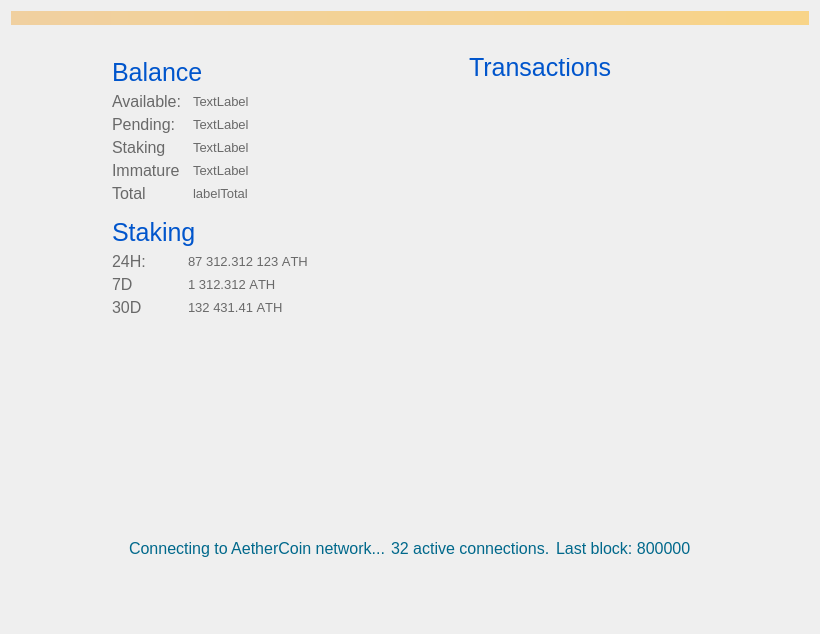
<?xml version="1.0" encoding="UTF-8"?>
<ui version="4.0">
 <class>OverviewPage</class>
 <widget class="QWidget" name="OverviewPage">
  <property name="geometry">
   <rect>
    <x>0</x>
    <y>0</y>
    <width>820</width>
    <height>634</height>
   </rect>
  </property>
  <property name="sizePolicy">
   <sizepolicy hsizetype="MinimumExpanding" vsizetype="MinimumExpanding">
    <horstretch>0</horstretch>
    <verstretch>0</verstretch>
   </sizepolicy>
  </property>
  <property name="maximumSize">
   <size>
    <width>16777215</width>
    <height>16777215</height>
   </size>
  </property>
  <property name="windowTitle">
   <string>Form</string>
  </property>
  <property name="styleSheet">
   <string notr="true"/>
  </property>
  <layout class="QVBoxLayout" name="topLayout">
   <item>
    <widget class="QLabel" name="labelAlerts">
     <property name="visible">
      <bool>false</bool>
     </property>
     <property name="styleSheet">
      <string notr="true">background-color: qlineargradient(x1: 0, y1: 0, x2: 1, y2: 0, stop:0 #F0D0A0, stop:1 #F8D488); color:#000000;</string>
     </property>
     <property name="wordWrap">
      <bool>true</bool>
     </property>
     <property name="margin">
      <number>3</number>
     </property>
    </widget>
   </item>
   <item>
    <spacer name="verticalSpacer">
     <property name="orientation">
      <enum>Qt::Vertical</enum>
     </property>
     <property name="sizeType">
      <enum>QSizePolicy::Fixed</enum>
     </property>
     <property name="sizeHint" stdset="0">
      <size>
       <width>20</width>
       <height>20</height>
      </size>
     </property>
    </spacer>
   </item>
   <item>
    <layout class="QHBoxLayout" name="horizontalLayout_2">
     <property name="sizeConstraint">
      <enum>QLayout::SetMinimumSize</enum>
     </property>
     <item>
      <spacer name="horizontalSpacer">
       <property name="orientation">
        <enum>Qt::Horizontal</enum>
       </property>
       <property name="sizeType">
        <enum>QSizePolicy::Fixed</enum>
       </property>
       <property name="sizeHint" stdset="0">
        <size>
         <width>100</width>
         <height>20</height>
        </size>
       </property>
      </spacer>
     </item>
     <item>
      <layout class="QVBoxLayout" name="verticalLayout_2">
       <property name="sizeConstraint">
        <enum>QLayout::SetNoConstraint</enum>
       </property>
       <property name="leftMargin">
        <number>1</number>
       </property>
       <property name="topMargin">
        <number>7</number>
       </property>
       <property name="rightMargin">
        <number>1</number>
       </property>
       <property name="bottomMargin">
        <number>16</number>
       </property>
       <item>
        <layout class="QHBoxLayout" name="horizontalLayout_3">
         <property name="spacing">
          <number>0</number>
         </property>
         <item>
          <widget class="QLabel" name="label_4">
           <property name="sizePolicy">
            <sizepolicy hsizetype="Minimum" vsizetype="Preferred">
             <horstretch>0</horstretch>
             <verstretch>0</verstretch>
            </sizepolicy>
           </property>
           <property name="font">
            <font>
             <pointsize>-1</pointsize>
            </font>
           </property>
           <property name="styleSheet">
            <string notr="true">color: #0055cc; text-transform: uppercase; font-size: 25px</string>
           </property>
           <property name="text">
            <string>Balance</string>
           </property>
          </widget>
         </item>
         <item>
          <spacer name="horizontalSpacer_11">
           <property name="orientation">
            <enum>Qt::Horizontal</enum>
           </property>
           <property name="sizeType">
            <enum>QSizePolicy::Maximum</enum>
           </property>
           <property name="sizeHint" stdset="0">
            <size>
             <width>10</width>
             <height>20</height>
            </size>
           </property>
          </spacer>
         </item>
         <item>
          <widget class="QPushButton" name="labelWalletStatus">
           <property name="maximumSize">
            <size>
             <width>22</width>
             <height>22</height>
            </size>
           </property>
           <property name="baseSize">
            <size>
             <width>22</width>
             <height>22</height>
            </size>
           </property>
           <property name="styleSheet">
            <string notr="true">border: 0</string>
           </property>
           <property name="text">
            <string/>
           </property>
           <property name="flat">
            <bool>true</bool>
           </property>
          </widget>
         </item>
         <item>
          <spacer name="horizontalSpacer_10">
           <property name="orientation">
            <enum>Qt::Horizontal</enum>
           </property>
           <property name="sizeHint" stdset="0">
            <size>
             <width>40</width>
             <height>20</height>
            </size>
           </property>
          </spacer>
         </item>
        </layout>
       </item>
       <item>
        <layout class="QHBoxLayout" name="horizontalLayout_4">
         <item>
          <layout class="QFormLayout" name="formLayout">
           <property name="sizeConstraint">
            <enum>QLayout::SetNoConstraint</enum>
           </property>
           <property name="labelAlignment">
            <set>Qt::AlignLeading|Qt::AlignLeft|Qt::AlignVCenter</set>
           </property>
           <property name="verticalSpacing">
            <number>6</number>
           </property>
           <item row="0" column="0">
            <widget class="QLabel" name="label_5">
             <property name="sizePolicy">
              <sizepolicy hsizetype="Minimum" vsizetype="Preferred">
               <horstretch>0</horstretch>
               <verstretch>0</verstretch>
              </sizepolicy>
             </property>
             <property name="minimumSize">
              <size>
               <width>75</width>
               <height>17</height>
              </size>
             </property>
             <property name="maximumSize">
              <size>
               <width>75</width>
               <height>17</height>
              </size>
             </property>
             <property name="font">
              <font>
               <pointsize>12</pointsize>
               <weight>50</weight>
               <bold>false</bold>
               <stylestrategy>PreferAntialias</stylestrategy>
              </font>
             </property>
             <property name="styleSheet">
              <string notr="true">color: #696969</string>
             </property>
             <property name="text">
              <string>Available:</string>
             </property>
             <property name="alignment">
              <set>Qt::AlignLeading|Qt::AlignLeft|Qt::AlignVCenter</set>
             </property>
            </widget>
           </item>
           <item row="0" column="1">
            <widget class="QLabel" name="labelBalance">
             <property name="font">
              <font>
               <pointsize>10</pointsize>
               <weight>50</weight>
               <bold>false</bold>
               <stylestrategy>PreferAntialias</stylestrategy>
              </font>
             </property>
             <property name="styleSheet">
              <string notr="true">color: #696969</string>
             </property>
             <property name="text">
              <string>TextLabel</string>
             </property>
             <property name="alignment">
              <set>Qt::AlignLeading|Qt::AlignLeft|Qt::AlignVCenter</set>
             </property>
            </widget>
           </item>
           <item row="1" column="0">
            <widget class="QLabel" name="label_7">
             <property name="sizePolicy">
              <sizepolicy hsizetype="Minimum" vsizetype="Preferred">
               <horstretch>0</horstretch>
               <verstretch>0</verstretch>
              </sizepolicy>
             </property>
             <property name="minimumSize">
              <size>
               <width>70</width>
               <height>17</height>
              </size>
             </property>
             <property name="maximumSize">
              <size>
               <width>70</width>
               <height>17</height>
              </size>
             </property>
             <property name="font">
              <font>
               <pointsize>12</pointsize>
               <weight>50</weight>
               <bold>false</bold>
               <stylestrategy>PreferAntialias</stylestrategy>
              </font>
             </property>
             <property name="styleSheet">
              <string notr="true">color: #696969</string>
             </property>
             <property name="text">
              <string>Pending:</string>
             </property>
             <property name="alignment">
              <set>Qt::AlignLeading|Qt::AlignLeft|Qt::AlignVCenter</set>
             </property>
            </widget>
           </item>
           <item row="1" column="1">
            <widget class="QLabel" name="labelUnconfirmed">
             <property name="font">
              <font>
               <pointsize>10</pointsize>
               <weight>50</weight>
               <bold>false</bold>
               <stylestrategy>PreferAntialias</stylestrategy>
              </font>
             </property>
             <property name="styleSheet">
              <string notr="true">color: #696969</string>
             </property>
             <property name="text">
              <string>TextLabel</string>
             </property>
             <property name="alignment">
              <set>Qt::AlignLeading|Qt::AlignLeft|Qt::AlignVCenter</set>
             </property>
            </widget>
           </item>
           <item row="3" column="0">
            <widget class="QLabel" name="labelImmatureText">
             <property name="sizePolicy">
              <sizepolicy hsizetype="Minimum" vsizetype="Preferred">
               <horstretch>0</horstretch>
               <verstretch>0</verstretch>
              </sizepolicy>
             </property>
             <property name="minimumSize">
              <size>
               <width>70</width>
               <height>17</height>
              </size>
             </property>
             <property name="maximumSize">
              <size>
               <width>70</width>
               <height>17</height>
              </size>
             </property>
             <property name="font">
              <font>
               <pointsize>12</pointsize>
               <weight>50</weight>
               <bold>false</bold>
               <stylestrategy>PreferAntialias</stylestrategy>
              </font>
             </property>
             <property name="styleSheet">
              <string notr="true">color: #696969</string>
             </property>
             <property name="text">
              <string>Immature</string>
             </property>
             <property name="alignment">
              <set>Qt::AlignLeading|Qt::AlignLeft|Qt::AlignVCenter</set>
             </property>
            </widget>
           </item>
           <item row="3" column="1">
            <widget class="QLabel" name="labelImmature">
             <property name="font">
              <font>
               <pointsize>10</pointsize>
               <weight>50</weight>
               <bold>false</bold>
               <stylestrategy>PreferAntialias</stylestrategy>
              </font>
             </property>
             <property name="styleSheet">
              <string notr="true">color: #696969</string>
             </property>
             <property name="text">
              <string>TextLabel</string>
             </property>
             <property name="alignment">
              <set>Qt::AlignLeading|Qt::AlignLeft|Qt::AlignVCenter</set>
             </property>
            </widget>
           </item>
           <item row="4" column="0">
            <widget class="QLabel" name="label_8">
             <property name="sizePolicy">
              <sizepolicy hsizetype="Minimum" vsizetype="Preferred">
               <horstretch>0</horstretch>
               <verstretch>0</verstretch>
              </sizepolicy>
             </property>
             <property name="minimumSize">
              <size>
               <width>70</width>
               <height>17</height>
              </size>
             </property>
             <property name="maximumSize">
              <size>
               <width>70</width>
               <height>17</height>
              </size>
             </property>
             <property name="font">
              <font>
               <pointsize>12</pointsize>
               <weight>50</weight>
               <bold>false</bold>
               <stylestrategy>PreferAntialias</stylestrategy>
              </font>
             </property>
             <property name="styleSheet">
              <string notr="true">color: #696969</string>
             </property>
             <property name="text">
              <string>Total</string>
             </property>
             <property name="alignment">
              <set>Qt::AlignLeading|Qt::AlignLeft|Qt::AlignVCenter</set>
             </property>
            </widget>
           </item>
           <item row="4" column="1">
            <widget class="QLabel" name="labelTotal">
             <property name="font">
              <font>
               <pointsize>10</pointsize>
               <weight>50</weight>
               <bold>false</bold>
               <stylestrategy>PreferAntialias</stylestrategy>
              </font>
             </property>
             <property name="styleSheet">
              <string notr="true">color: #696969</string>
             </property>
             <property name="text">
              <string>labelTotal</string>
             </property>
             <property name="alignment">
              <set>Qt::AlignLeading|Qt::AlignLeft|Qt::AlignVCenter</set>
             </property>
            </widget>
           </item>
           <item row="2" column="1">
            <widget class="QLabel" name="labelStaking">
             <property name="font">
              <font>
               <pointsize>10</pointsize>
               <weight>50</weight>
               <bold>false</bold>
               <stylestrategy>PreferAntialias</stylestrategy>
              </font>
             </property>
             <property name="styleSheet">
              <string notr="true">color: #696969</string>
             </property>
             <property name="text">
              <string>TextLabel</string>
             </property>
             <property name="alignment">
              <set>Qt::AlignLeading|Qt::AlignLeft|Qt::AlignVCenter</set>
             </property>
             <property name="indent">
              <number>0</number>
             </property>
            </widget>
           </item>
           <item row="2" column="0">
            <widget class="QLabel" name="labelStakingText">
             <property name="sizePolicy">
              <sizepolicy hsizetype="Minimum" vsizetype="Preferred">
               <horstretch>0</horstretch>
               <verstretch>0</verstretch>
              </sizepolicy>
             </property>
             <property name="minimumSize">
              <size>
               <width>70</width>
               <height>17</height>
              </size>
             </property>
             <property name="maximumSize">
              <size>
               <width>70</width>
               <height>17</height>
              </size>
             </property>
             <property name="font">
              <font>
               <pointsize>12</pointsize>
               <weight>50</weight>
               <bold>false</bold>
               <stylestrategy>PreferAntialias</stylestrategy>
              </font>
             </property>
             <property name="styleSheet">
              <string notr="true">color: #696969</string>
             </property>
             <property name="text">
              <string>Staking</string>
             </property>
             <property name="alignment">
              <set>Qt::AlignLeading|Qt::AlignLeft|Qt::AlignVCenter</set>
             </property>
            </widget>
           </item>
          </layout>
         </item>
         <item>
          <spacer name="horizontalSpacer_4">
           <property name="orientation">
            <enum>Qt::Horizontal</enum>
           </property>
           <property name="sizeHint" stdset="0">
            <size>
             <width>30</width>
             <height>20</height>
            </size>
           </property>
          </spacer>
         </item>
        </layout>
       </item>
       <item>
        <spacer name="verticalSpacer_5">
         <property name="orientation">
          <enum>Qt::Vertical</enum>
         </property>
         <property name="sizeType">
          <enum>QSizePolicy::Maximum</enum>
         </property>
         <property name="sizeHint" stdset="0">
          <size>
           <width>20</width>
           <height>10</height>
          </size>
         </property>
        </spacer>
       </item>
       <item>
        <layout class="QHBoxLayout" name="horizontalLayout_7">
         <property name="spacing">
          <number>0</number>
         </property>
         <item>
          <widget class="QLabel" name="label_11">
           <property name="font">
            <font>
             <pointsize>-1</pointsize>
            </font>
           </property>
           <property name="styleSheet">
            <string notr="true">color: #0055cc; text-transform: uppercase; font-size: 25px</string>
           </property>
           <property name="text">
            <string>Staking</string>
           </property>
           <property name="alignment">
            <set>Qt::AlignLeading|Qt::AlignLeft|Qt::AlignVCenter</set>
           </property>
          </widget>
         </item>
         <item>
          <spacer name="horizontalSpacer_8">
           <property name="orientation">
            <enum>Qt::Horizontal</enum>
           </property>
           <property name="sizeType">
            <enum>QSizePolicy::Maximum</enum>
           </property>
           <property name="sizeHint" stdset="0">
            <size>
             <width>10</width>
             <height>20</height>
            </size>
           </property>
          </spacer>
         </item>
         <item>
          <widget class="QPushButton" name="unlockStakingButton">
           <property name="minimumSize">
            <size>
             <width>26</width>
             <height>26</height>
            </size>
           </property>
           <property name="maximumSize">
            <size>
             <width>26</width>
             <height>26</height>
            </size>
           </property>
           <property name="styleSheet">
            <string notr="true">border: 0</string>
           </property>
           <property name="text">
            <string/>
           </property>
          </widget>
         </item>
         <item>
          <spacer name="horizontalSpacer_9">
           <property name="orientation">
            <enum>Qt::Horizontal</enum>
           </property>
           <property name="sizeHint" stdset="0">
            <size>
             <width>40</width>
             <height>20</height>
            </size>
           </property>
          </spacer>
         </item>
        </layout>
       </item>
       <item>
        <layout class="QHBoxLayout" name="horizontalLayout_6">
         <item>
          <layout class="QFormLayout" name="formLayout_2">
           <property name="labelAlignment">
            <set>Qt::AlignLeading|Qt::AlignLeft|Qt::AlignVCenter</set>
           </property>
           <item row="1" column="0">
            <widget class="QLabel" name="label_10">
             <property name="sizePolicy">
              <sizepolicy hsizetype="Minimum" vsizetype="Preferred">
               <horstretch>0</horstretch>
               <verstretch>0</verstretch>
              </sizepolicy>
             </property>
             <property name="minimumSize">
              <size>
               <width>70</width>
               <height>17</height>
              </size>
             </property>
             <property name="maximumSize">
              <size>
               <width>70</width>
               <height>17</height>
              </size>
             </property>
             <property name="font">
              <font>
               <pointsize>12</pointsize>
               <weight>50</weight>
               <bold>false</bold>
               <stylestrategy>PreferAntialias</stylestrategy>
              </font>
             </property>
             <property name="styleSheet">
              <string notr="true">color: #696969</string>
             </property>
             <property name="text">
              <string>24H:</string>
             </property>
             <property name="alignment">
              <set>Qt::AlignLeading|Qt::AlignLeft|Qt::AlignVCenter</set>
             </property>
            </widget>
           </item>
           <item row="1" column="1">
            <widget class="QLabel" name="label24hStakingStats">
             <property name="font">
              <font>
               <pointsize>10</pointsize>
               <weight>50</weight>
               <bold>false</bold>
               <stylestrategy>PreferAntialias</stylestrategy>
               <kerning>false</kerning>
              </font>
             </property>
             <property name="styleSheet">
              <string notr="true">color: #696969</string>
             </property>
             <property name="text">
              <string>87 312.312 123 ATH</string>
             </property>
             <property name="alignment">
              <set>Qt::AlignLeading|Qt::AlignLeft|Qt::AlignVCenter</set>
             </property>
            </widget>
           </item>
           <item row="2" column="0">
            <widget class="QLabel" name="label_13">
             <property name="sizePolicy">
              <sizepolicy hsizetype="Minimum" vsizetype="Preferred">
               <horstretch>0</horstretch>
               <verstretch>0</verstretch>
              </sizepolicy>
             </property>
             <property name="minimumSize">
              <size>
               <width>70</width>
               <height>17</height>
              </size>
             </property>
             <property name="maximumSize">
              <size>
               <width>70</width>
               <height>17</height>
              </size>
             </property>
             <property name="font">
              <font>
               <pointsize>12</pointsize>
               <weight>50</weight>
               <bold>false</bold>
               <stylestrategy>PreferAntialias</stylestrategy>
               <kerning>false</kerning>
              </font>
             </property>
             <property name="styleSheet">
              <string notr="true">color: #696969</string>
             </property>
             <property name="text">
              <string>7D</string>
             </property>
             <property name="alignment">
              <set>Qt::AlignLeading|Qt::AlignLeft|Qt::AlignVCenter</set>
             </property>
            </widget>
           </item>
           <item row="2" column="1">
            <widget class="QLabel" name="label7dStakingStats">
             <property name="font">
              <font>
               <pointsize>10</pointsize>
               <weight>50</weight>
               <bold>false</bold>
               <stylestrategy>PreferAntialias</stylestrategy>
               <kerning>false</kerning>
              </font>
             </property>
             <property name="styleSheet">
              <string notr="true">color: #696969</string>
             </property>
             <property name="text">
              <string>1 312.312 ATH</string>
             </property>
             <property name="alignment">
              <set>Qt::AlignLeading|Qt::AlignLeft|Qt::AlignVCenter</set>
             </property>
            </widget>
           </item>
           <item row="3" column="0">
            <widget class="QLabel" name="label_14">
             <property name="sizePolicy">
              <sizepolicy hsizetype="Minimum" vsizetype="Preferred">
               <horstretch>0</horstretch>
               <verstretch>0</verstretch>
              </sizepolicy>
             </property>
             <property name="minimumSize">
              <size>
               <width>70</width>
               <height>17</height>
              </size>
             </property>
             <property name="maximumSize">
              <size>
               <width>70</width>
               <height>17</height>
              </size>
             </property>
             <property name="font">
              <font>
               <pointsize>12</pointsize>
               <weight>50</weight>
               <bold>false</bold>
               <stylestrategy>PreferAntialias</stylestrategy>
               <kerning>false</kerning>
              </font>
             </property>
             <property name="styleSheet">
              <string notr="true">color: #696969</string>
             </property>
             <property name="text">
              <string>30D</string>
             </property>
             <property name="alignment">
              <set>Qt::AlignLeading|Qt::AlignLeft|Qt::AlignVCenter</set>
             </property>
            </widget>
           </item>
           <item row="3" column="1">
            <widget class="QLabel" name="label30dStakingStats">
             <property name="font">
              <font>
               <pointsize>10</pointsize>
               <weight>50</weight>
               <bold>false</bold>
               <stylestrategy>PreferAntialias</stylestrategy>
               <kerning>false</kerning>
              </font>
             </property>
             <property name="styleSheet">
              <string notr="true">color: #696969</string>
             </property>
             <property name="text">
              <string>132 431.41 ATH</string>
             </property>
             <property name="alignment">
              <set>Qt::AlignLeading|Qt::AlignLeft|Qt::AlignVCenter</set>
             </property>
            </widget>
           </item>
          </layout>
         </item>
         <item>
          <spacer name="horizontalSpacer_7">
           <property name="orientation">
            <enum>Qt::Horizontal</enum>
           </property>
           <property name="sizeHint" stdset="0">
            <size>
             <width>40</width>
             <height>20</height>
            </size>
           </property>
          </spacer>
         </item>
        </layout>
       </item>
       <item>
        <widget class="QLabel" name="stakingStatusLabel">
         <property name="sizePolicy">
          <sizepolicy hsizetype="Expanding" vsizetype="Preferred">
           <horstretch>0</horstretch>
           <verstretch>0</verstretch>
          </sizepolicy>
         </property>
         <property name="minimumSize">
          <size>
           <width>235</width>
           <height>0</height>
          </size>
         </property>
         <property name="maximumSize">
          <size>
           <width>235</width>
           <height>16777215</height>
          </size>
         </property>
         <property name="styleSheet">
          <string notr="true">color: #6C7B8B;  font-size: 13px; margin-top:6px</string>
         </property>
         <property name="text">
          <string/>
         </property>
         <property name="wordWrap">
          <bool>true</bool>
         </property>
        </widget>
       </item>
       <item>
        <widget class="QLabel" name="votingStatusLabel">
         <property name="sizePolicy">
          <sizepolicy hsizetype="Expanding" vsizetype="Preferred">
           <horstretch>0</horstretch>
           <verstretch>0</verstretch>
          </sizepolicy>
         </property>
         <property name="minimumSize">
          <size>
           <width>235</width>
           <height>0</height>
          </size>
         </property>
         <property name="maximumSize">
          <size>
           <width>235</width>
           <height>16777215</height>
          </size>
         </property>
         <property name="styleSheet">
          <string notr="true">color: #6C7B8B;  font-size: 13px; margin-top:6px</string>
         </property>
         <property name="text">
          <string/>
         </property>
         <property name="wordWrap">
          <bool>true</bool>
         </property>
        </widget>
       </item>
       <item>
        <spacer name="verticalSpacer_4">
         <property name="orientation">
          <enum>Qt::Vertical</enum>
         </property>
         <property name="sizeHint" stdset="0">
          <size>
           <width>20</width>
           <height>40</height>
          </size>
         </property>
        </spacer>
       </item>
      </layout>
     </item>
     <item>
      <spacer name="horizontalSpacer_2">
       <property name="orientation">
        <enum>Qt::Horizontal</enum>
       </property>
       <property name="sizeType">
        <enum>QSizePolicy::Fixed</enum>
       </property>
       <property name="sizeHint" stdset="0">
        <size>
         <width>80</width>
         <height>20</height>
        </size>
       </property>
      </spacer>
     </item>
     <item>
      <layout class="QVBoxLayout" name="verticalLayout_3">
       <property name="leftMargin">
        <number>16</number>
       </property>
       <property name="topMargin">
        <number>7</number>
       </property>
       <property name="rightMargin">
        <number>16</number>
       </property>
       <property name="bottomMargin">
        <number>16</number>
       </property>
       <item>
        <layout class="QVBoxLayout" name="verticalLayout_4">
         <item>
          <layout class="QHBoxLayout" name="horizontalLayout_5">
           <item>
            <widget class="QLabel" name="label_12">
             <property name="sizePolicy">
              <sizepolicy hsizetype="Preferred" vsizetype="Maximum">
               <horstretch>0</horstretch>
               <verstretch>0</verstretch>
              </sizepolicy>
             </property>
             <property name="maximumSize">
              <size>
               <width>16777215</width>
               <height>19</height>
              </size>
             </property>
             <property name="font">
              <font>
               <pointsize>-1</pointsize>
              </font>
             </property>
             <property name="styleSheet">
              <string notr="true">color: #0055cc; text-transform: uppercase; font-size: 25px;</string>
             </property>
             <property name="text">
              <string>Transactions</string>
             </property>
            </widget>
           </item>
           <item>
            <spacer name="horizontalSpacer_12">
             <property name="orientation">
              <enum>Qt::Horizontal</enum>
             </property>
             <property name="sizeHint" stdset="0">
              <size>
               <width>40</width>
               <height>20</height>
              </size>
             </property>
            </spacer>
           </item>
          </layout>
         </item>
         <item>
          <spacer name="verticalSpacer_6">
           <property name="orientation">
            <enum>Qt::Vertical</enum>
           </property>
           <property name="sizeType">
            <enum>QSizePolicy::Maximum</enum>
           </property>
           <property name="sizeHint" stdset="0">
            <size>
             <width>20</width>
             <height>4</height>
            </size>
           </property>
          </spacer>
         </item>
         <item>
          <widget class="ListView" name="listTransactions" native="true">
           <property name="styleSheet">
            <string notr="true">background: transparent;border:0</string>
           </property>
          </widget>
         </item>
        </layout>
       </item>
      </layout>
     </item>
     <item>
      <spacer name="horizontalSpacer_3">
       <property name="orientation">
        <enum>Qt::Horizontal</enum>
       </property>
       <property name="sizeType">
        <enum>QSizePolicy::Fixed</enum>
       </property>
       <property name="sizeHint" stdset="0">
        <size>
         <width>100</width>
         <height>20</height>
        </size>
       </property>
      </spacer>
     </item>
    </layout>
   </item>
   <item>
    <layout class="QHBoxLayout" name="horizontalLayout">
     <property name="sizeConstraint">
      <enum>QLayout::SetMinimumSize</enum>
     </property>
     <item>
      <spacer name="horizontalSpacer_5">
       <property name="orientation">
        <enum>Qt::Horizontal</enum>
       </property>
       <property name="sizeHint" stdset="0">
        <size>
         <width>40</width>
         <height>20</height>
        </size>
       </property>
      </spacer>
     </item>
     <item>
      <widget class="QLabel" name="statusTitle">
       <property name="sizePolicy">
        <sizepolicy hsizetype="Minimum" vsizetype="Preferred">
         <horstretch>0</horstretch>
         <verstretch>0</verstretch>
        </sizepolicy>
       </property>
       <property name="minimumSize">
        <size>
         <width>0</width>
         <height>60</height>
        </size>
       </property>
       <property name="font">
        <font>
         <pointsize>12</pointsize>
        </font>
       </property>
       <property name="styleSheet">
        <string notr="true">color: #00688B</string>
       </property>
       <property name="text">
        <string>Connecting to AetherCoin network...</string>
       </property>
       <property name="alignment">
        <set>Qt::AlignCenter</set>
       </property>
      </widget>
     </item>
     <item>
      <widget class="QLabel" name="statusTitleConnections">
       <property name="sizePolicy">
        <sizepolicy hsizetype="Minimum" vsizetype="Preferred">
         <horstretch>0</horstretch>
         <verstretch>0</verstretch>
        </sizepolicy>
       </property>
       <property name="font">
        <font>
         <pointsize>12</pointsize>
        </font>
       </property>
       <property name="visible">
        <bool>false</bool>
       </property>
       <property name="styleSheet">
        <string notr="true">color: #00688B</string>
       </property>
       <property name="text">
        <string>32 active connections.</string>
       </property>
      </widget>
     </item>
     <item>
      <widget class="QLabel" name="statusTitleBlocks">
       <property name="sizePolicy">
        <sizepolicy hsizetype="Minimum" vsizetype="Preferred">
         <horstretch>0</horstretch>
         <verstretch>0</verstretch>
        </sizepolicy>
       </property>
       <property name="font">
        <font>
         <pointsize>12</pointsize>
        </font>
       </property>
       <property name="visible">
        <bool>false</bool>
       </property>
       <property name="styleSheet">
        <string notr="true">color: #00688B</string>
       </property>
       <property name="text">
        <string>Last block: 800000</string>
       </property>
      </widget>
     </item>
     <item>
      <spacer name="horizontalSpacer_6">
       <property name="orientation">
        <enum>Qt::Horizontal</enum>
       </property>
       <property name="sizeHint" stdset="0">
        <size>
         <width>40</width>
         <height>20</height>
        </size>
       </property>
      </spacer>
     </item>
    </layout>
   </item>
   <item>
    <spacer name="verticalSpacer_3">
     <property name="orientation">
      <enum>Qt::Vertical</enum>
     </property>
     <property name="sizeType">
      <enum>QSizePolicy::Fixed</enum>
     </property>
     <property name="sizeHint" stdset="0">
      <size>
       <width>20</width>
       <height>45</height>
      </size>
     </property>
    </spacer>
   </item>
  </layout>
 </widget>
 <customwidgets>
  <customwidget>
   <class>ListView</class>
   <extends>QWidget</extends>
   <header>listview.h</header>
  </customwidget>
 </customwidgets>
 <resources/>
 <connections/>
</ui>
